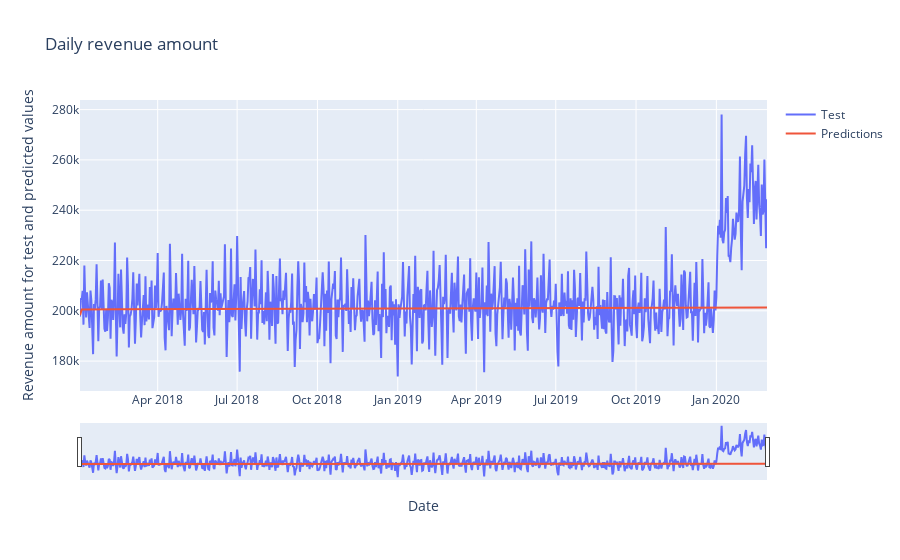

The code cell stored with this chart in its notebook:
### Code cell
plot_test_predictions(test_df['total_amount'], arima_prediction)

### Figure 1 — Plotly figure (JSON) as saved in the notebook; plotly's stock layout.template omitted (floating-point values rounded to 4 significant figures; data arrays with more than 128 entries replaced by an {"elided": "..."} marker saying what was removed)
{"data": [{"mode": "lines", "name": "Test", "type": "scatter", "x": {"elided": "788 str values"}, "y": {"elided": "788 float values"}}, {"mode": "lines", "name": "Predictions", "type": "scatter", "x": {"elided": "788 str values"}, "y": {"elided": "788 float values"}}], "layout": {"title": {"text": "Daily revenue amount"}, "xaxis": {"rangeslider": {"visible": true}, "title": {"text": "Date"}}, "yaxis": {"title": {"text": "Revenue amount for test and predicted values"}}}}
